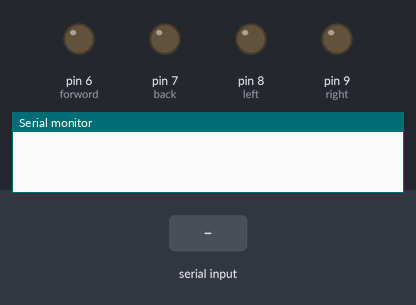
A sketch run on a simulated Arduino Uno, built with avr-gcc and run on an emulated ATmega328P. Shown: output pins drawn as LEDs (lit = HIGH), the last lines printed to the serial monitor. The inputs (shaded band) are chosen by the test bench.

Above: at 1.2 s.
1.3 s: "S" received over the second serial link
At 2.3 s:
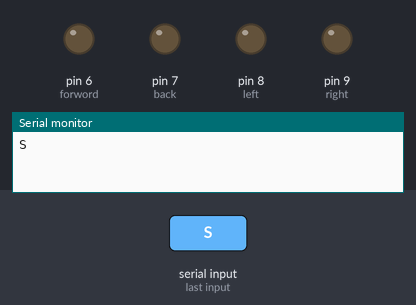
2.8 s: "d" received over the second serial link
At 3.4 s:
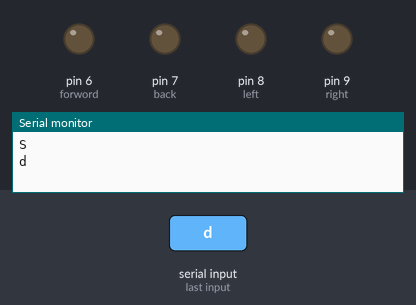
4.3 s: "a" received over the second serial link
At 5.5 s:
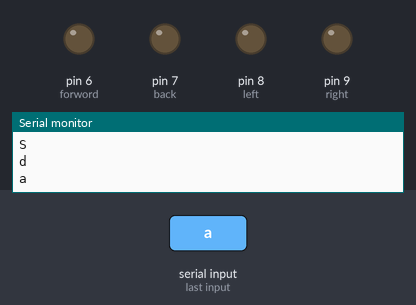
5.8 s: "w90\n" received over the second serial link
At 6.9 s:
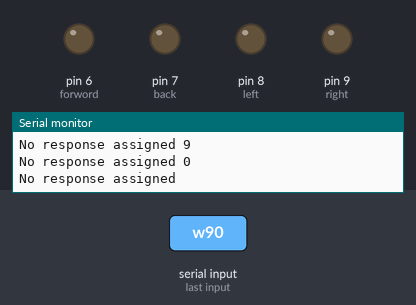
Timing chart, 0 to 8.3 s (numbered marks = the images above; inputs shaded):
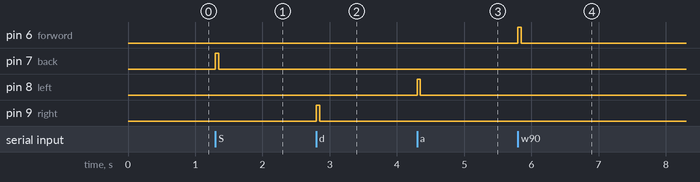

The sketch:

prev_work.ino
```cpp
#include <SoftwareSerial.h>
#include <stdio.h>
int forword = 6;
int back = 7;
int left = 8;
int right = 9;

SoftwareSerial XBee(2, 3); // RX, TX

float DO_float = 0; // used to hold a floating point number that is the D.O.

void setup()
{
    XBee.begin(9600);
    Serial.begin(9600);
    pinMode(forword, OUTPUT);
    pinMode(back, OUTPUT);
    pinMode(left, OUTPUT);
    pinMode(right, OUTPUT);
}
void turnOFF()
{
    analogWrite(forword, 0);
    analogWrite(back, 0);
    analogWrite(left, 0);
    analogWrite(right, 0);
}
void loop()
{
    if (XBee.available())
    { // If data comes in from XBee, send it out to serial monitor

        char DO, buf[100];
        DO = XBee.read();
        if (DO == 'r' || DO == 'R')
        {
            // i = 0;
            Serial.println(""); // uncomment to print floating point result
            // Serial.println("*Received: " + String(cmd) + "*");
        }
        else if (DO == 'w' || DO == 'W')
        {
            turnOFF();
            digitalWrite(forword, HIGH);
            Serial.println(DO);
        }
        else if (DO == 's' || DO == 'S')
        {
            turnOFF();
            digitalWrite(back, HIGH);
            Serial.println(DO);
        }
        else if (DO == 'd' || DO == 'D')
        {
            turnOFF();
            digitalWrite(right, HIGH);
            Serial.println(DO);
        }
        else if (DO == 'a' || DO == 'A')
        {
            turnOFF();
            digitalWrite(left, HIGH);
            Serial.println(DO);
        }
        else
        {
            turnOFF();
            Serial.print("No response assigned ");
            Serial.println(DO);
        }
        delay(50);
        turnOFF();
        DO_float = atof((char *)buf);
        // Serial.print(DO);
        // Serial.println(DO_float); //uncomment to print floating point result
    }
}
```

Measured:
- after the input at 1.3 s, pin 7 (back): LOW → HIGH at once, → LOW 0.05 s later
- after the input at 2.8 s, pin 9 (right): LOW → HIGH at once, → LOW 0.05 s later
- after the input at 4.3 s, pin 8 (left): LOW → HIGH at once, → LOW 0.05 s later
- after the input at 5.8 s, pin 6 (forword): LOW → HIGH at once, → LOW 0.05 s later
